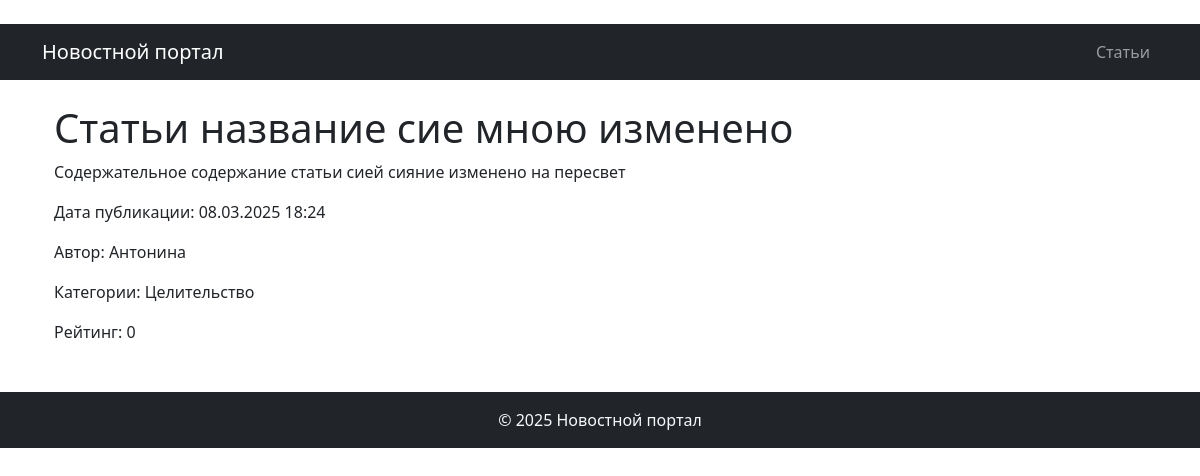
The app's page /articles/66/ (signed in) with its own data.
### biblio/models.py (models this page shows, shortened)
class Post(models.Model):
    NEWS = 'NW'
    ARTICLE = 'AR'
    POST_TYPES = [
        (NEWS, 'Новость'),
        (ARTICLE, 'Статья')
    ]
    author = models.ForeignKey(Author, on_delete=models.CASCADE)
    post_type = models.CharField(max_length=2, choices=POST_TYPES)
    created_at = models.DateTimeField(auto_now_add=True)
    categories = models.ManyToManyField(Category, through='PostCategory')
    title = models.CharField(max_length=255)
    text = models.TextField()
    rating = models.IntegerField(default=0)

class Author(models.Model):
    user = models.OneToOneField(User, on_delete=models.CASCADE)
    rating = models.IntegerField(default=0)

class Category(models.Model):
    name = models.CharField(max_length=255, unique=True)
    subscribers = models.ManyToManyField(User, blank = True, related_name='categories')

### biblio/views.py (the view)
# urls.py: path('articles/<int:pk>/', ArticlesDetail.as_view(), name='articles_detail'),
class ArticlesDetail(PermissionRequiredMixin, DetailView):
     model = Post
     template_name = 'articles/articles_detail.html'
     context_object_name = 'article'
     permission_required = ('biblio.view_post',)

### biblio/templatetags/custom_filters.py (called while the page is built)
@register.filter()
def censor (value):
    for word in censor_list:
        value = value.replace(word[1:-1], "*" * len(word[1:-1]))
    return value

### templates/articles/articles_detail.html (shortened to what this page needs)
{% extends 'default.html' %}{% load custom_filters %}{% block content %}    <div class="container mt-3">        <div class="articles-detail">            <h1>{{ article.title|censor }}</h1>            <div class="post-content">                {{ article.text|censor|linebreaks }}            </div>            <div class="post-meta">                <p>Дата публикации: {{article.created_at|date:"d.m.Y H:i" }}</p>                <p>Автор: {{article.author.user.username }}</p>                <p>                    Категории:                    {% for category in article.categories.all %}                        {{ category.name }} {% endfor %}                </p>            </div>            <div class="post-rating">                <p>Рейтинг: {{article.rating}}</p>            </div>        </div>    </div>{% endblock content %}

### records on screen
Post: title|censor "Статьи название сие мною изменено", text|censor "Содержательное содержание статьи сией сияние изменено на пересвет", created_at "08.03.2025 18:24", author.user.username "Антонина", rating "0"
Category: name "Целительство"
